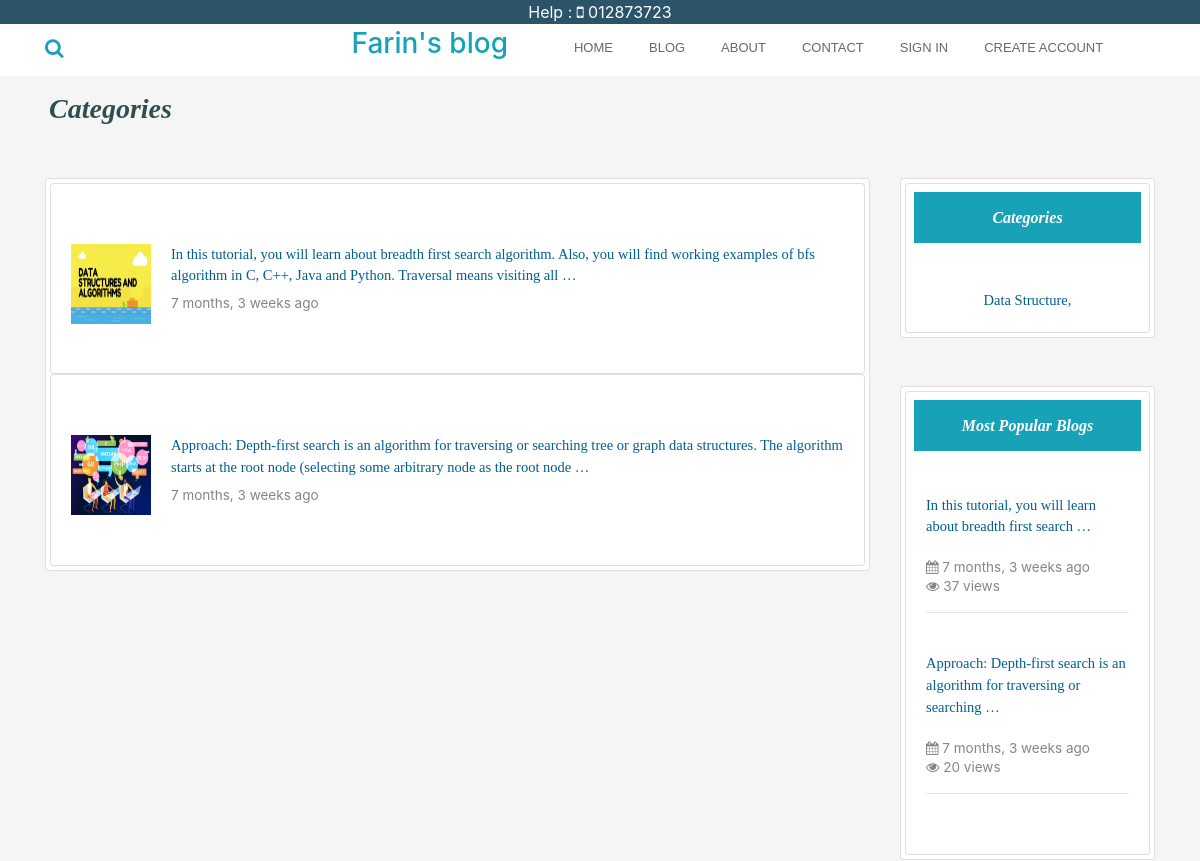
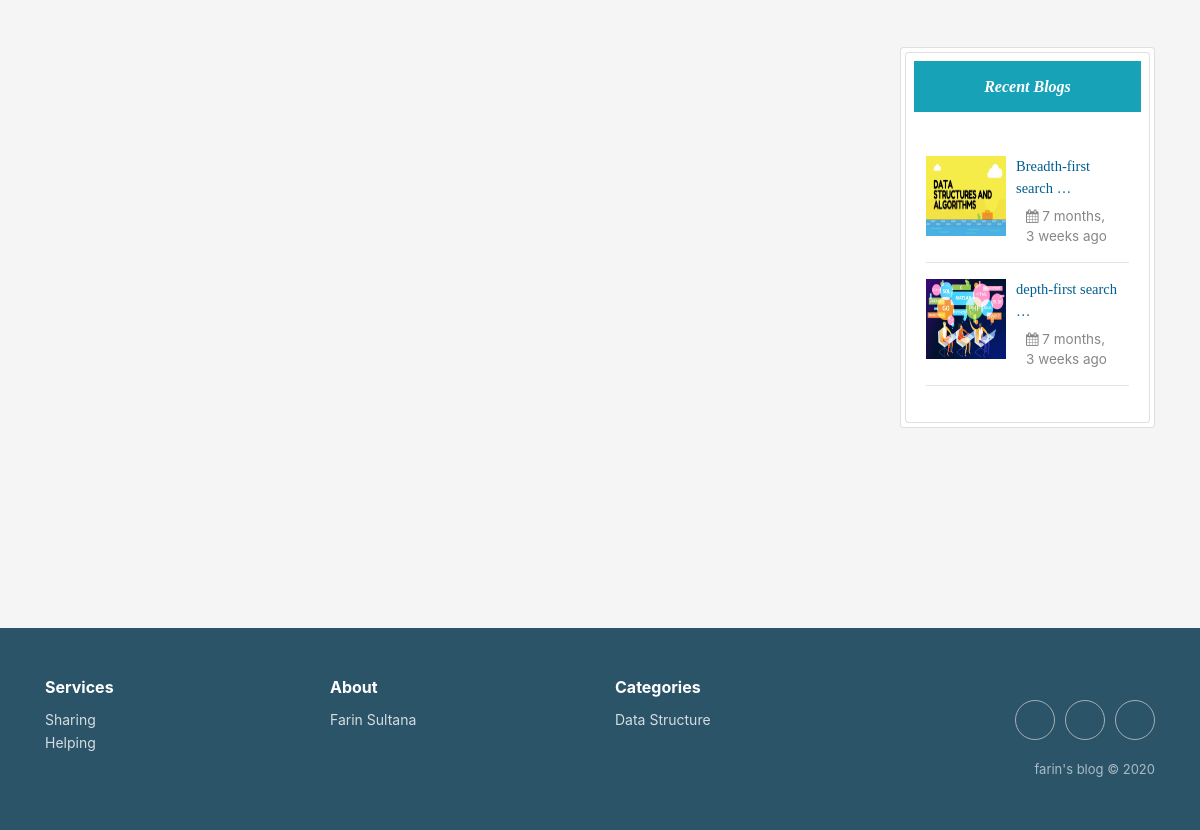
The page /categories/Data Structure on the database as committed earlier (2 pictures, top to bottom).
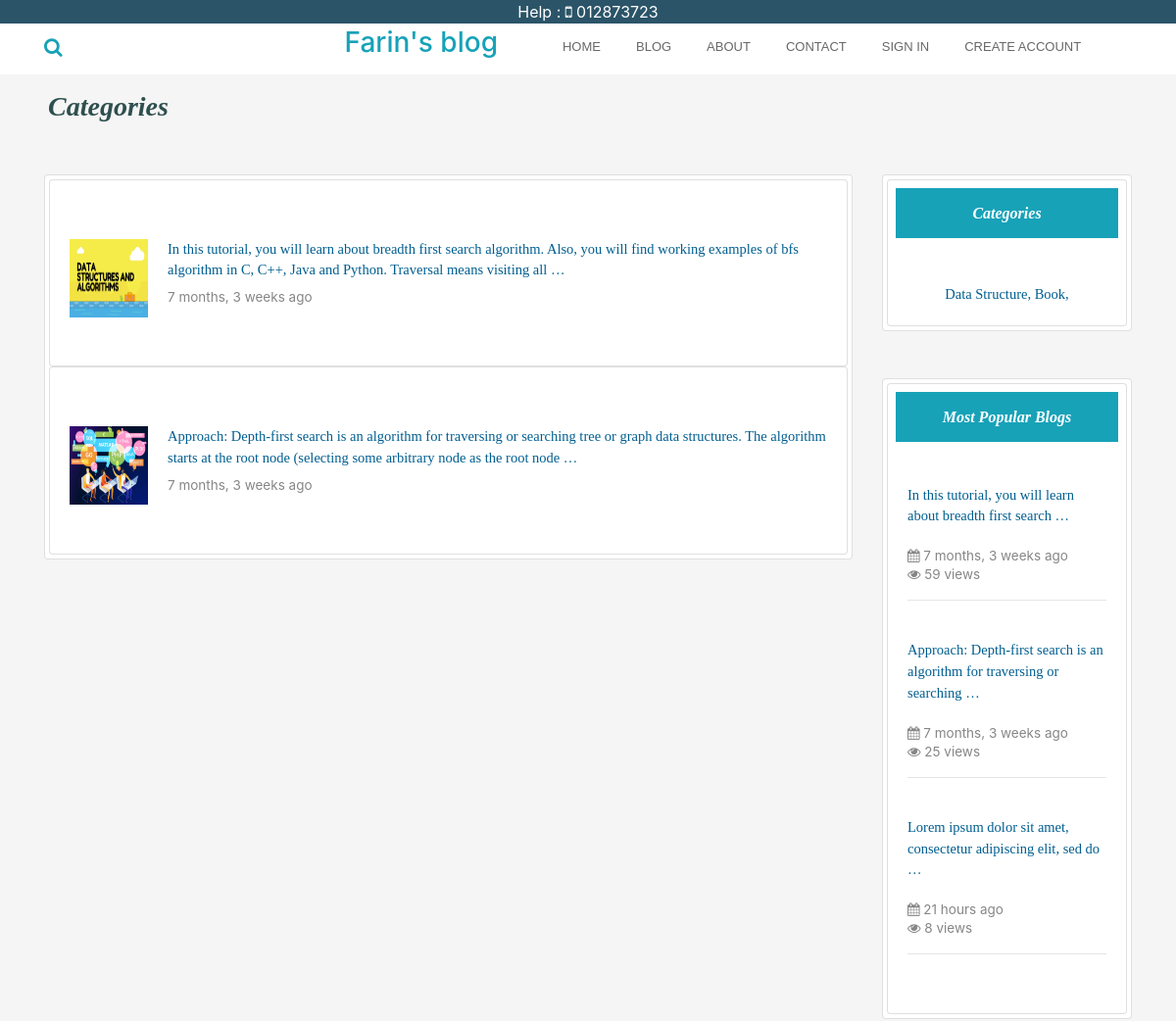
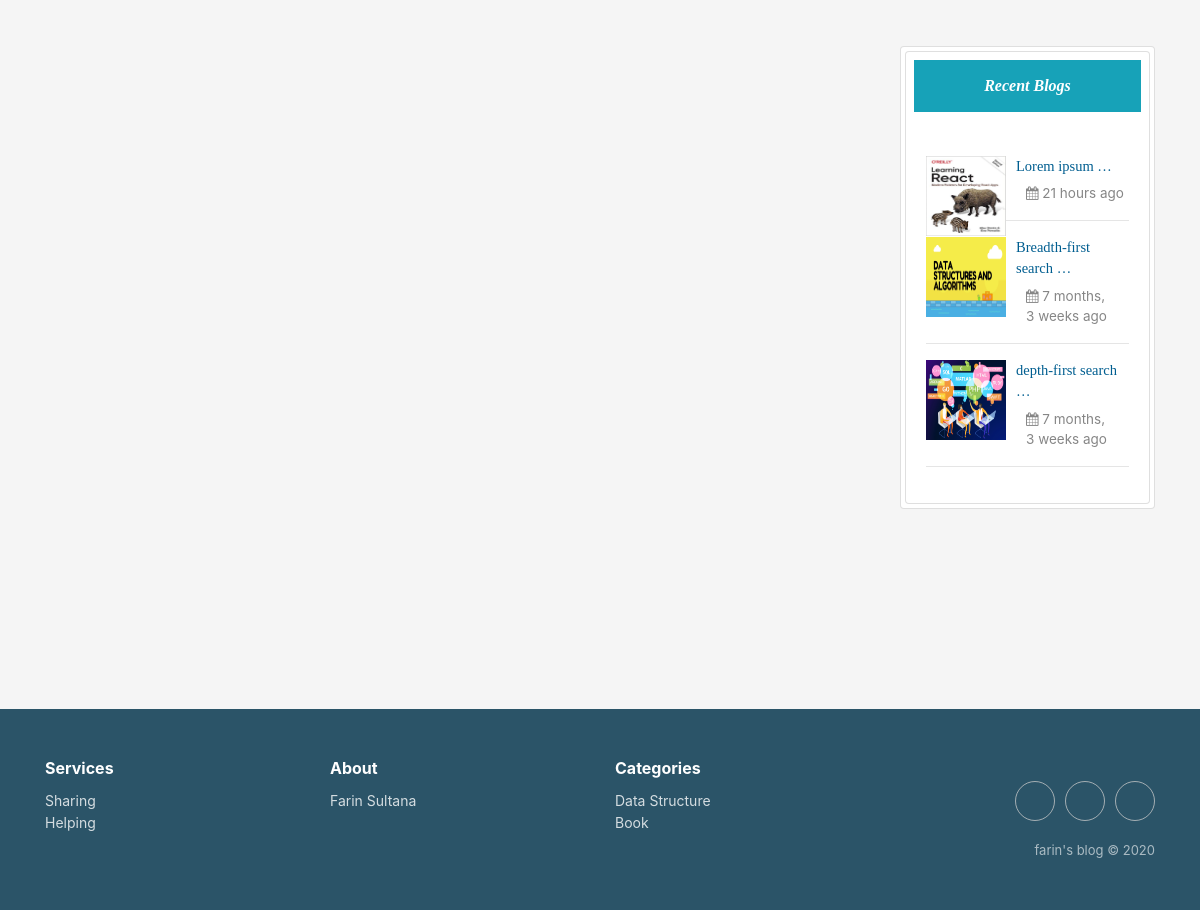
The same page on the database as committed later (2 pictures, top to bottom).
### home/models.py (models this page shows, shortened)
class Post(models.Model):
    category = models.ForeignKey(Category, on_delete=models.CASCADE)
    postAuthor = models.CharField(max_length=200)
    postId = models.AutoField(primary_key=True, auto_created=True)
    postTitle = models.CharField(max_length=200)
    postTimeDate = models.DateTimeField(auto_now_add=True, auto_now=False, blank=True)
    postDescriptions = models.TextField()
    postBody = RichTextField(blank=True, null=True)
    postImage = models.ImageField(blank=True, null=True)
    views = models.IntegerField(default=0)
    def get_photo_url(self):
        if self.postImage and hasattr(self.postImage, 'url'):
            return self.postImage.url
        else:
            return "/static/no.png"

class Category(models.Model):
    category = models.CharField(max_length=200, primary_key=True)

### home/views.py (the view)
# urls.py: path('categories/<str:cat>', views.category, name='categories'),
def category(request, cat):
    populer = Post.objects.all().order_by('-views')[0:10]
    Recent = Post.objects.all().order_by('-postTimeDate')[0:3]
    query = cat
    allPosts = Post.objects.filter(category__category__contains=query).order_by('-postTimeDate')
    cat = Category.objects.all()
    parms = {'allPosts': allPosts,
             'RecentPost': Recent,
             'Categories': cat,
             'Populer': populer}
    return render(request, 'category.html', parms)

### templates/category.html (shortened to what the changed rows need)
{% extends 'base.html' %}
{% load static %}
{% load humanize %}
 {% block body %}
<div class="container">
    <div class="row">
   <div class="col-sm-9 mb-5">
              <div class="card p-1">
       {% if allPosts|length < 1 %}
      <div class="card text-center mt-5 p-5">
       <h4 style="margin-top:40;">
           This category haven't got any blog yet.
       </h4><br>
        <a class="text-style" href="{% url 'blog' %}"><span><i class="fa fa-plus-circle" aria-hidden="true"></i> Go to Blog Page</span></a>
</div>
       {% else %}
    {% for post in allPosts %}
       <div class="card pt-4 pl-0 pb-4 pr-0">
                    <div class="card-body">
                        <div class="mt-3">
                            <img style="float:left;" class="d-inline-block" src="{{ post.get_photo_url }}" height=80;
                                width=80; alt="abc">
                            <a href="{% url 'readMore' post.postId %}">
                                <p  style="margin-left:100px;" class="text-style">
                                    {{ post.postDescriptions |truncatewords:30 }}
                                </p>
                            </a>
                            <p style="margin-left:100px; margin-top:-10px;" class="description">{{ post.postTimeDate | naturaltime}}</p>
                        </div>
                    </div>
        </div>
       {% endfor %}
       {% endif %}
</div>
       </div>
        <div class="col-sm-3 " >
         <div class="card p-1">
             <div class="card promoting-card">
  <div class="card-body">
                        <div class="mt-3 text-center">
                             {% for cat in Categories%}
                      <a class="text-style" href="{% url 'categories' cat.category %}"> {{cat.category}},  </a>
                             {% endfor %}
                        </div>
                    </div>
</div>
</div>
            <div class="card p-1 mt-5">
<div class="card promoting-card">
 <div class="card-body">
                        <div class="mt-3">
                             {% for post in Populer%}
                            <a href="{% url 'readMore' post.postId %}">
                                <p    class="text-style">
                                    {{ post.postDescriptions | truncatewords:10 }}
                                </p>
                            </a>
                            <span class="description"><i class="fa fa-calendar" aria-hidden="true"></i> {{ post.postTimeDate | naturaltime }}</span>
                            <p class="description"><i class="fa fa-eye" aria-hidden="true"></i> {{ post.views }} views</p>
<hr>
                            <br>
                             {% endfor %}
                        </div>
                    </div>
                    </div>
                    </div>
         <div class="card p-1 mt-5">
<div class="card promoting-card ">
 <div class="card-body">
                        <div class="mt-3">
                             {% for post in RecentPost%}
                            <img style="float:left;" class="d-inline-block" src="{{ post.get_photo_url }}" height=80;
                                width=80; alt="abc">
                            <a href="{% url 'readMore' post.postId %}">
                                <p  style="margin-left:90px;" class="text-style">
                                    {{ post.postTitle |truncatewords:2 }}
                                </p>
                            </a>
                            <p style="margin-left:100px; margin-top:-10px;" class="description"><i class="fa fa-calendar" aria-hidden="true"></i> {{ post.postTimeDate | naturaltime }}</p>
                            <hr>
                             {% endfor %}
                        </div>
                    </div>
</div>
</div>
</div>
</div>
</div>
 {% endblock body %}

### templates/base.html (shortened to what the changed rows need)
{% load static %}
<!DOCTYPE html>
<html lang="en">
<head>
  <link rel="stylesheet" href="https://maxcdn.bootstrapcdn.com/bootstrap/4.5.0/css/bootstrap.min.css">
 <link rel="stylesheet" href="https://cdnjs.cloudflare.com/ajax/libs/font-awesome/4.7.0/css/font-awesome.min.css">
  <link rel="stylesheet" href="{% static 'css/style.css' %} ">
  <link rel="stylesheet" href="https://cdnjs.cloudflare.com/ajax/libs/twitter-bootstrap/4.4.1/css/bootstrap.min.css">
  <link rel="stylesheet" href="https://cdnjs.cloudflare.com/ajax/libs/font-awesome/4.7.0/css/font-awesome.min.css">
  <link rel="stylesheet" href="https://cdnjs.cloudflare.com/ajax/libs/ionicons/2.0.1/css/ionicons.min.css">
  <link rel="stylesheet" href="https://cdnjs.cloudflare.com/ajax/libs/Swiper/3.3.1/css/swiper.min.css">
</head>
<body style="background-color:#F5F5F5">
     {% block body %}
     {% endblock body %}
 <div class="footer-clean" style="background-color:#2b5468; color:#fff;">
        <footer>
            <div class="container">
                <div class="row justify-content-center">
                    <div class="col-sm-4 col-md-3 item">
                        <ul>
                            {% for cat in  Categories %}
                            <li><a href="{% url 'categories' cat.category %}">{{cat.category}}</a></li>
                            {% endfor %}
                        </ul>
                    </div>
                </div>
            </div>
        </footer>
    </div>
</body>
</html>

Rows that differ between the two databases and show on the page:
changed Post "In this tutorial, you will learn about breadth first search …": views "37" → "59"
changed Post "Approach: Depth-first search is an algorithm for traversing or searching …": views "20" → "25"
added Category: category "Book"
added Post: postDescriptions "Lorem ipsum dolor sit amet, consectetur adipiscing elit, sed do …", postTimeDate "21 hours ago", views "8", get_photo_url (picture), postTitle "Lorem ipsum …"
